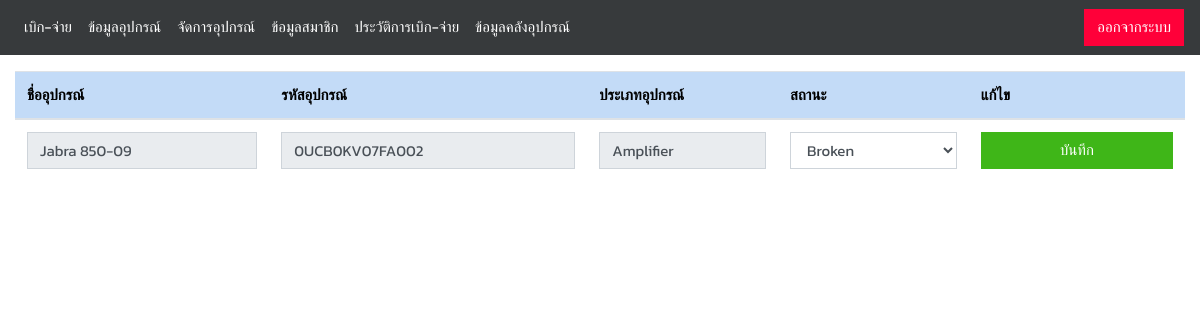
Screenshot of /php/edit-equipment.php?eq_id=93&eq_type=Amplifier (signed in) with the database file from the repository.
### tables this page shows
CREATE TABLE `tbl_equipment` (
  `eq_id` int(3) NOT NULL,
  `eq_name` varchar(40) NOT NULL,
  `eq_serial_number` varchar(30) NOT NULL,
  `eq_type` varchar(30) NOT NULL,
  `eq_status` varchar(10) NOT NULL
);

### class/class.equipment.php (called while the page is built, shortened)
<?php
class Equipment
{
    private $conn;
	public function __construct()
	{
		$database = new Database();
		$db = $database->Connection();
		$this->conn = $db;
    }
	public function runQuery($sql)
	{
		$stmt = $this->conn->prepare($sql);
		return $stmt;
	}
}
?>

### php/edit-equipment.php (the view, shortened to what this page needs)
<?php
require_once("../class/class.equipment.php");
$edit = new Equipment();
$eq_id = $_GET["eq_id"];
?>
  <!DOCTYPE html>
  <html lang="en">
  <head>
  </head>
  <body>
    <?php  include "navbar.php";  ?>
    <div class="container-fluid mt-3">
      <table class="table table-hover">
        <thead>
          <tr class="table-primary">
            <th scope="col">ชื่ออุปกรณ์</th>
            <th scope="col">รหัสอุปกรณ์</th>
            <th scope="col">ประเภทอุปกรณ์</th>
            <th scope="col">สถานะ</th>
            <th scope="col">แก้ไข</th>
          </tr>
        </thead>
        <?php
       $select_eq = $edit->runQuery("SELECT * FROM tbl_equipment WHERE eq_id = :eq_id ");
       $select_eq->execute(array( ':eq_id' => $eq_id ));
       $row = $select_eq->fetch(PDO::FETCH_ASSOC);
      ?>
          <form action="" method="post">
          <tbody>
            <tr>
              <td class="td-2">
              <input class="form-control" id="disabledInput" name="eq_name"  disabled="" value="<?php echo $row["eq_name"]; ?>" type="text">
              </td>
              <td class="td-3">
                <input type="text" class="form-control" name="eq_serial_number"  disabled="" value="<?php echo $row["eq_serial_number"]; ?>"/> </td>
              <td class="td-4">
               <input type="text" class="form-control" name="eq_type"  disabled="" value="<?php echo $row["eq_type"]; ?>"/> </td>
              <td class="td-5">
                <select class="form-control" id="exampleSelect1" name="eq_status">
                  <option  value="broken" >Broken</option>
                </select>
              </td>
              <td class="td-6">
                <button type="submit" class="btn btn-success btn-block" name="btn-edit">
                  <i class="fa fa-save"></i> บันทึก</button>
              </td>
            </tr>
          </tbody>
          </form>
      </table>
    </div>
  </body>
  </html>

### php/edit-equipment.php (style rules this page uses)
.td-2 { width: 20%; }
.td-3 { width: 25%; }
.td-4 { width: 15%; }
.td-5 { width: 15%; }
.td-6 { width: 17%; }

### php/navbar.php (style rules this page uses)
body { font-family: 'Kanit', sans-serif; color: #000; }

### rows the page displays
tbl_equipment: eq_name "Jabra 850-09", eq_serial_number "0UCB0KV07FA002", eq_type "Amplifier"
